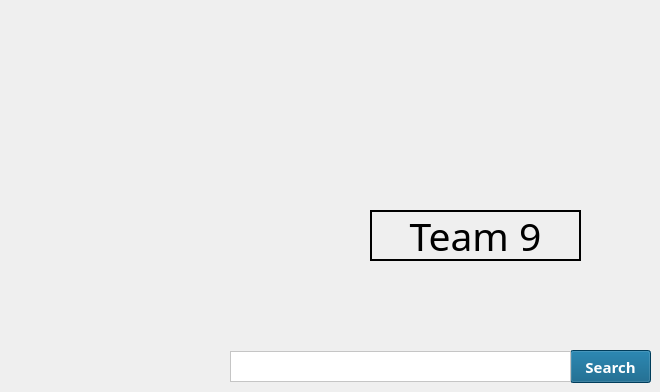
   <widget class="QWidget" name="page1">
    <widget class="QLabel" name="MainLogoLabel">
     <property name="geometry">
      <rect>
       <x>370</x>
       <y>210</y>
       <width>211</width>
       <height>51</height>
      </rect>
     </property>
     <property name="font">
      <font>
       <family>Bahnschrift SemiCondensed</family>
       <pointsize>29</pointsize>
       <weight>50</weight>
       <italic>false</italic>
       <bold>false</bold>
      </font>
     </property>
     <property name="frameShape">
      <enum>QFrame::WinPanel</enum>
     </property>
     <property name="frameShadow">
      <enum>QFrame::Plain</enum>
     </property>
     <property name="text">
      <string>Team 9</string>
     </property>
     <property name="alignment">
      <set>Qt::AlignCenter</set>
     </property>
    </widget>
    <widget class="QPushButton" name="SearchButton">
     <property name="geometry">
      <rect>
       <x>570</x>
       <y>350</y>
       <width>81</width>
       <height>33</height>
      </rect>
     </property>
     <property name="sizePolicy">
      <sizepolicy hsizetype="Ignored" vsizetype="Fixed">
       <horstretch>0</horstretch>
       <verstretch>0</verstretch>
      </sizepolicy>
     </property>
     <property name="palette">
      <palette>
       <active>
        <colorrole role="WindowText">
         <brush brushstyle="SolidPattern">
          <color alpha="255">
           <red>255</red>
           <green>255</green>
           <blue>255</blue>
          </color>
         </brush>
        </colorrole>
        <colorrole role="Button">
         <brush brushstyle="SolidPattern">
          <color alpha="255">
           <red>0</red>
           <green>85</green>
           <blue>127</blue>
          </color>
         </brush>
        </colorrole>
        <colorrole role="ButtonText">
         <brush brushstyle="SolidPattern">
          <color alpha="255">
           <red>255</red>
           <green>255</green>
           <blue>255</blue>
          </color>
         </brush>
        </colorrole>
        <colorrole role="Base">
         <brush brushstyle="SolidPattern">
          <color alpha="255">
           <red>0</red>
           <green>85</green>
           <blue>127</blue>
          </color>
         </brush>
        </colorrole>
        <colorrole role="Window">
         <brush brushstyle="SolidPattern">
          <color alpha="255">
           <red>0</red>
           <green>85</green>
           <blue>127</blue>
          </color>
         </brush>
        </colorrole>
       </active>
       <inactive>
        <colorrole role="WindowText">
         <brush brushstyle="SolidPattern">
          <color alpha="255">
           <red>255</red>
           <green>255</green>
           <blue>255</blue>
          </color>
         </brush>
        </colorrole>
        <colorrole role="Button">
         <brush brushstyle="SolidPattern">
          <color alpha="255">
           <red>0</red>
           <green>85</green>
           <blue>127</blue>
          </color>
         </brush>
        </colorrole>
        <colorrole role="ButtonText">
         <brush brushstyle="SolidPattern">
          <color alpha="255">
           <red>255</red>
           <green>255</green>
           <blue>255</blue>
          </color>
         </brush>
        </colorrole>
        <colorrole role="Base">
         <brush brushstyle="SolidPattern">
          <color alpha="255">
           <red>0</red>
           <green>85</green>
           <blue>127</blue>
          </color>
         </brush>
        </colorrole>
        <colorrole role="Window">
         <brush brushstyle="SolidPattern">
          <color alpha="255">
           <red>0</red>
           <green>85</green>
           <blue>127</blue>
          </color>
         </brush>
        </colorrole>
       </inactive>
       <disabled>
        <colorrole role="WindowText">
         <brush brushstyle="SolidPattern">
          <color alpha="255">
           <red>120</red>
           <green>120</green>
           <blue>120</blue>
          </color>
         </brush>
        </colorrole>
        <colorrole role="Button">
         <brush brushstyle="SolidPattern">
          <color alpha="255">
           <red>0</red>
           <green>85</green>
           <blue>127</blue>
          </color>
         </brush>
        </colorrole>
        <colorrole role="ButtonText">
         <brush brushstyle="SolidPattern">
          <color alpha="255">
           <red>120</red>
           <green>120</green>
           <blue>120</blue>
          </color>
         </brush>
        </colorrole>
        <colorrole role="Base">
         <brush brushstyle="SolidPattern">
          <color alpha="255">
           <red>0</red>
           <green>85</green>
           <blue>127</blue>
          </color>
         </brush>
        </colorrole>
        <colorrole role="Window">
         <brush brushstyle="SolidPattern">
          <color alpha="255">
           <red>0</red>
           <green>85</green>
           <blue>127</blue>
          </color>
         </brush>
        </colorrole>
       </disabled>
      </palette>
     </property>
     <property name="font">
      <font>
       <family>Bahnschrift Light SemiCondensed</family>
       <pointsize>11</pointsize>
       <weight>75</weight>
       <bold>true</bold>
      </font>
     </property>
     <property name="styleSheet">
      <string notr="true">background-color: rgb(0, 85, 127);</string>
     </property>
     <property name="text">
      <string>Search</string>
     </property>
    </widget>
    <widget class="QPlainTextEdit" name="SearchTextEdit">
     <property name="geometry">
      <rect>
       <x>230</x>
       <y>351</y>
       <width>341</width>
       <height>31</height>
      </rect>
     </property>
     <property name="acceptDrops">
      <bool>true</bool>
     </property>
     <property name="autoFillBackground">
      <bool>false</bool>
     </property>
     <property name="styleSheet">
      <string notr="true">background-color: rgb(255, 255, 255);
font: 12pt &quot;배달의민족 도현&quot;;</string>
     </property>
     <property name="lineWidth">
      <number>1</number>
     </property>
     <property name="verticalScrollBarPolicy">
      <enum>Qt::ScrollBarAlwaysOff</enum>
     </property>
    </widget>
   </widget>
